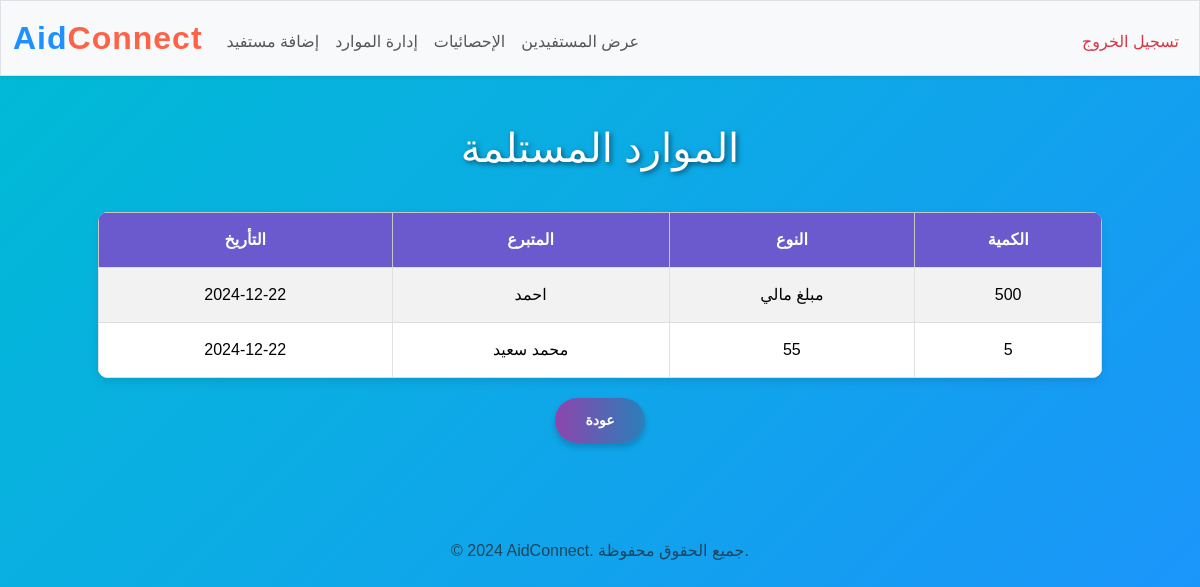
/beneficiary_resources/1987252212151512 (signed in), run on the app's committed database.
### tables this page shows
CREATE TABLE resources_DE (
    id INTEGER PRIMARY KEY AUTOINCREMENT,
    national_id TEXT NOT NULL,
    resource_name TEXT NOT NULL,
    resource_id INTEGER NOT NULL,

    quantity INTEGER NOT NULL,
    date DATE,
    org TEXT NOT NULL

);

CREATE TABLE resources (
            id INTEGER PRIMARY KEY AUTOINCREMENT,
            doner TEXT NOT NULL,  
            resource_name TEXT NOT NULL,
            quantity INTEGER NOT NULL,
date date,

        org TEXT NOT NULL
);

### app.py (the view)
@app.route("/beneficiary_resources/<string:national_id>")
@login_required
def beneficiary_resources(national_id):
    orgname = session.get("orgname")
    conn = get_db()
    cursor = conn.cursor()
    cursor.execute("""
        SELECT rd.date,re.doner,rd.resource_name, rd.quantity
        FROM resources_DE rd
        inner join resources re ON rd.resource_id = re.id
        WHERE rd.org = ? AND rd.national_id = ? order by rd.date desc
    """, (orgname, national_id))
    resources = cursor.fetchall()
    conn.close()
    return render_template("beneficiary_resources.html", resources=resources)

### app.py (called while the page is built)
def get_db():
    conn = sqlite3.connect("aidlink.db")
    conn.row_factory = sqlite3.Row  # يتيح الوصول إلى البيانات باستخدام أسماء الأعمدة
    return conn

def is_logged_in():
    return session.get('user_id') is not None

def login_required(f):
    @wraps(f)
    def decorated_function(*args, **kwargs):
        if not is_logged_in():
            return redirect(url_for('login'))
        return f(*args, **kwargs)
    return decorated_function

@app.template_filter('comma')
def comma_filter(value):
    try:
        return locale.format_string("%d", value, grouping=True)
    except (ValueError, TypeError):
        return value

### templates/beneficiary_resources.html (shortened to what this page needs)
{% extends "layout.html" %}
{% block main %}
<h1>الموارد المستلمة</h1>
{% if resources %}
<div class="table-responsive">
    <table class="table table-striped table-bordered">
        <thead class="table-light">
            <tr>
                <th>التأريخ</th>
                <th>المتبرع</th>
                <th>النوع</th>
                <th>الكمية</th>
            </tr>
        </thead>
        <tbody>
            {% for resource in resources %}
            <tr>
                <td>{{ resource['date'] }}</td>
                <td>{{ resource['doner'] }}</td>
                <td>{{ resource['resource_name'] }}</td>
                <td>{{ resource['quantity'] | comma }}</td>
            </tr>
            {% endfor %}
        </tbody>
    </table>
</div>
{% else %}
<p>لم يتم استلام أي موارد لهذا المستفيد.</p>
{% endif %}
<a href="{{ url_for('show_beneficiaries') }}" class="btn btn-secondary">عودة</a>
{% endblock %}

### static/styles.css (style rules this page uses)
body { background: linear-gradient(135deg, #00bcd4, #1e90ff); color: #ffffff; font-family: 'Arial', sans-serif; margin: 0; padding: 0; min-height: 100vh; }
h1, h2, h3, h4, h5, h6 { text-align: center; color: #ffffff; text-shadow: 2px 2px 5px rgba(0, 0, 0, 0.5); margin-bottom: 20px; }
.table { width: 90%; margin: 20px auto; background-color: rgba(255, 255, 255, 0.8); color: #212529; border-radius: 10px; overflow: hidden; border-collapse: collapse; box-shadow: 0 4px 8px rgba(0, 0, 0, 0.1); }
.table th, .table td { padding: 15px; text-align: center; border-bottom: 1px solid #ddd; }
.table th { background-color: #6a5acd; color: #ffffff; font-weight: bold; }
.table tbody tr:nth-child(even) { background-color: rgba(106, 90, 205, 0.1); }
.btn { background: linear-gradient(to right, #8e44ad, #2980b9); color: white; border-radius: 25px; padding: 12px 30px; border: none; font-size: 14px; font-weight: bold; text-transform: uppercase; box-shadow: 0 4px 6px rgba(0, 0, 0, 0.2); transition: all 0.3s ease; cursor: pointer; }

### data on the page
resources_DE: date "2024-12-22", doner "احمد", resource_name "مبلغ مالي", quantity|comma "500"
resources_DE: date "2024-12-22", doner "محمد سعيد", resource_name "55", quantity|comma "5"
